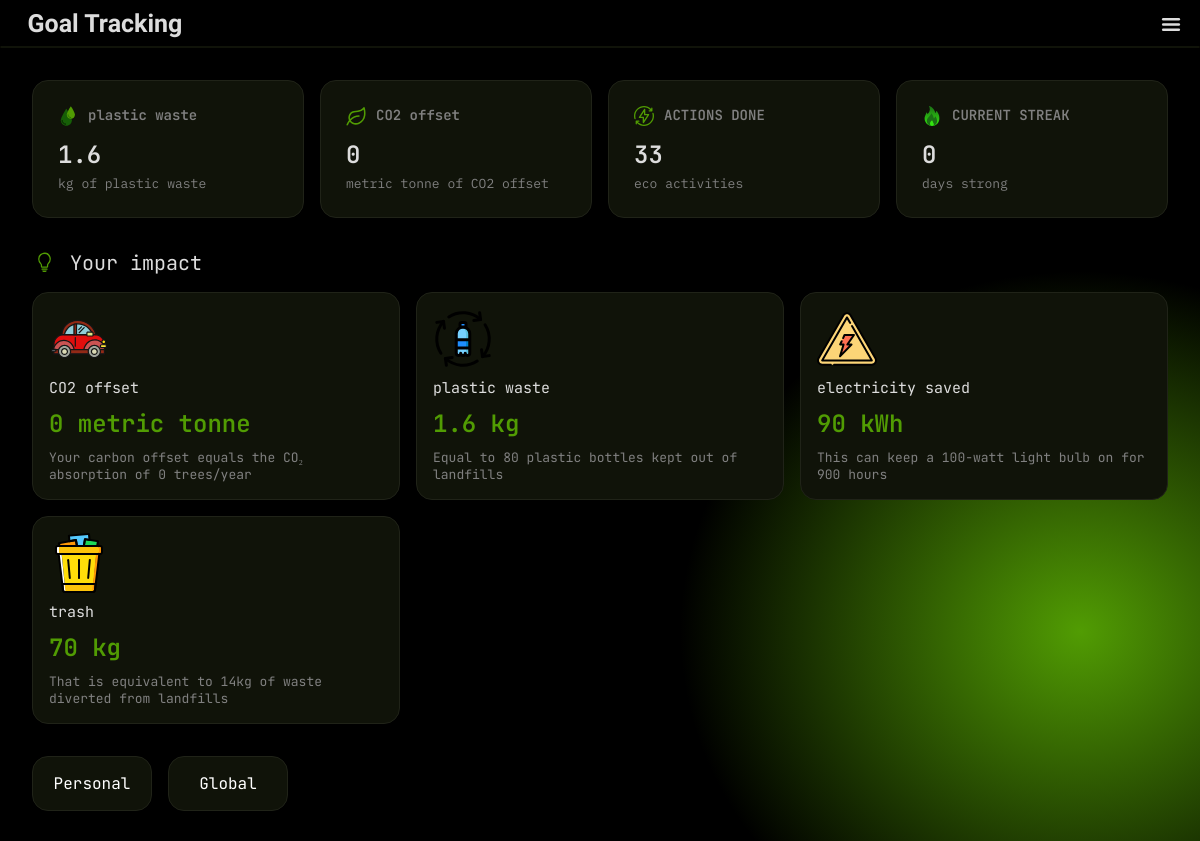
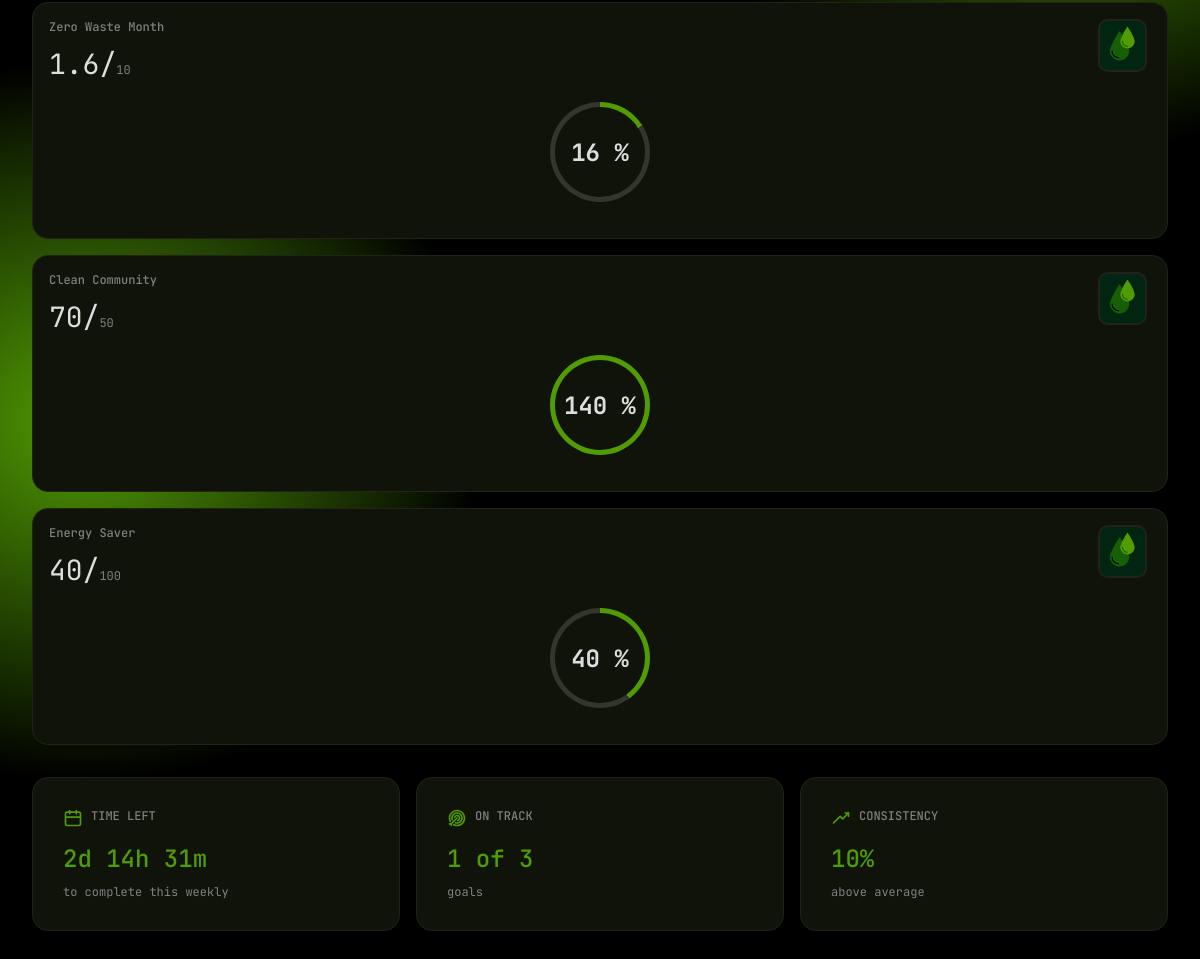
Page /goals.php (signed in) on the earlier database version (2 pictures, top to bottom).
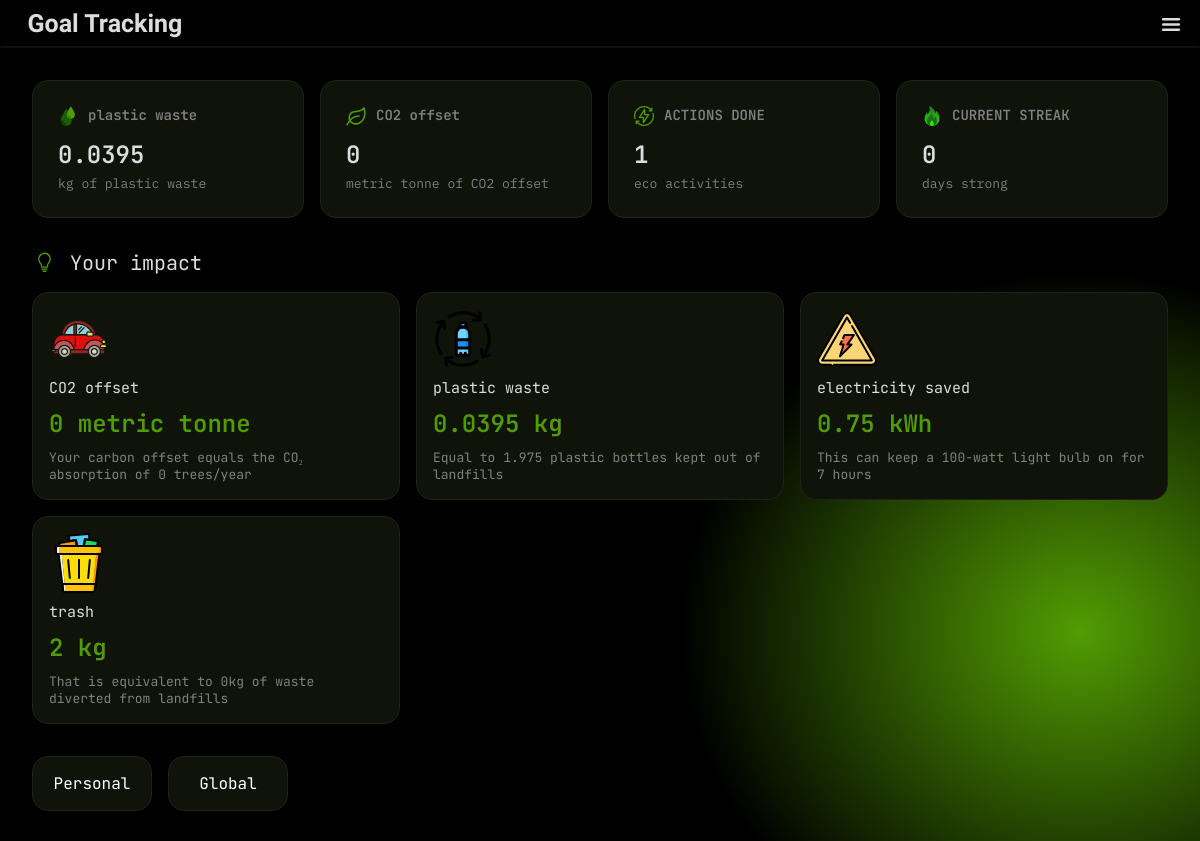
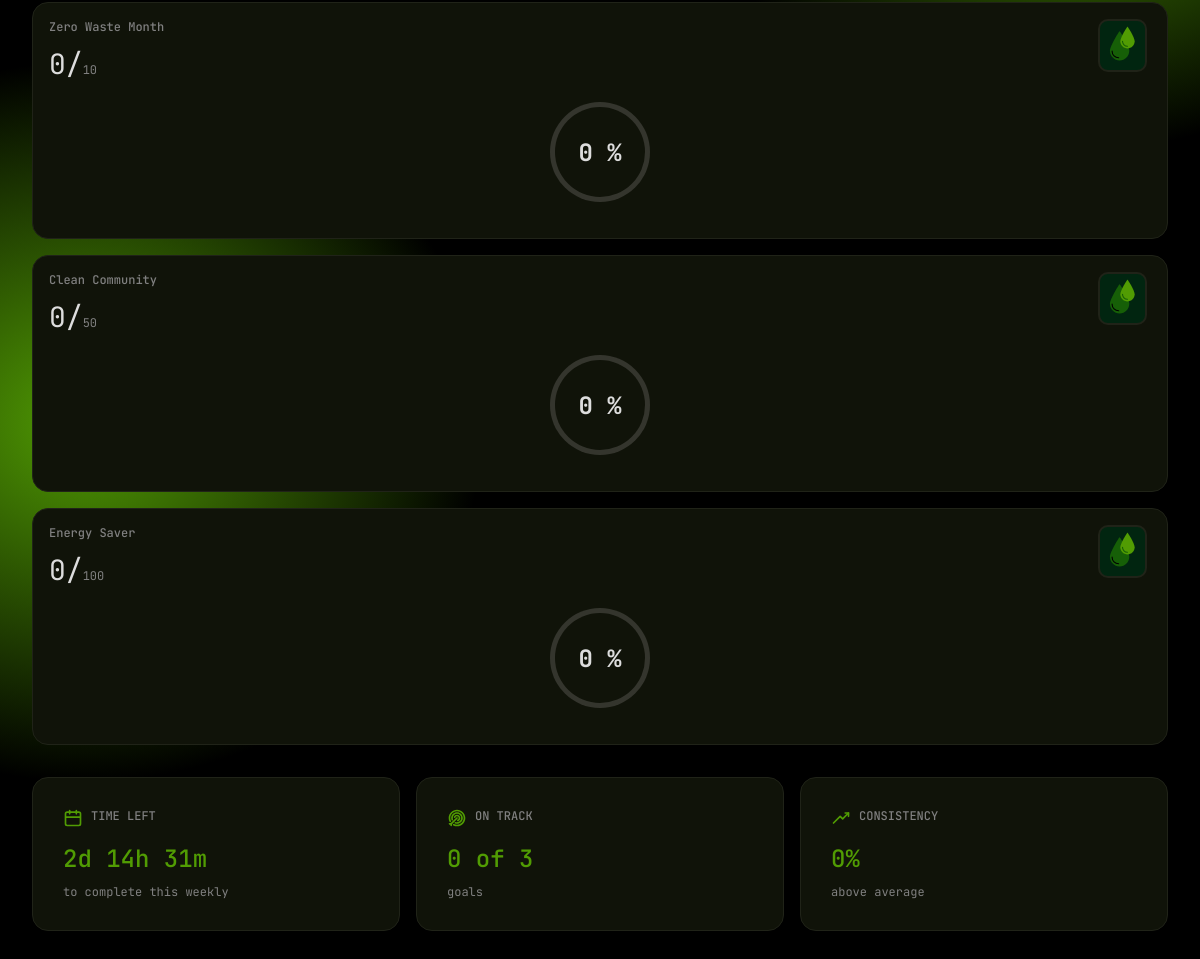
Same page on the later database version (2 pictures, top to bottom).
### tables this page shows
CREATE TABLE GOALS (
    ID VARCHAR(50) PRIMARY KEY,
    title VARCHAR(200),
    description VARCHAR(2000),
    media VARCHAR(500),
    goal_type VARCHAR(100),
    goal DECIMAL,
    starting_time INT,
    ending_time INT,

    type VARCHAR(100),
     

    FOREIGN KEY (goal_type) REFERENCES GOAL_TYPE(ID)
);

### api/users/contribution.php (called while the page is built, shortened)
<?php
function user_get_contribution_total_worded($username, $time_start = NULL, $time_end = NULL)
{
    include dirname(__DIR__) . '/conn.php';
    $query = "SELECT
    GOAL_TYPE.*, COALESCE(
        (
        SELECT
            SUM(TASK.goal_contribution * SUBMISSION.action_count) as total
            from SUBMISSION
            inner join TASK on TASK.ID = SUBMISSION.task_ID
            where
                (SUBMISSION.user = '$username') AND
                (TASK.goal_type = GOAL_TYPE.ID) " .
        ((is_null($time_start) || is_null($time_end)) ? "" : "AND (SUBMISSION.submitted_timestamp BETWEEN '$time_start' AND '$time_end')")
        . "
        )
        , 0) as total FROM GOAL_TYPE;";
    $query_result = mysqli_query($dbConnection, $query);
    $result = array();
    foreach (mysqli_fetch_all($query_result, MYSQLI_ASSOC) as $row) {
        $result[$row['ID']] = array(
            'term' => $row['term'],
            'total' => floatval($row['total']),
            'unit' => $row['unit'],
            'decimals' => intval($row['decimal_points'])
        );
    }
    return $result;
}
function user_get_actions_total($username, $time_start = NULL, $time_end = NULL)
{
    include dirname(__DIR__) . '/conn.php';
    $query = "SELECT COALESCE(SUM(action_count), 0) as total FROM SUBMISSION
              JOIN TASK on SUBMISSION.task_ID = TASK.ID
              WHERE SUBMISSION.status = 'approved' AND SUBMISSION.user = '$username'" .
        ((is_null($time_start) || is_null($time_end)) ? "" : " AND (SUBMISSION.submitted_timestamp BETWEEN '$time_start' AND '$time_end')");
    $query_result = mysqli_query($dbConnection, $query);
    $row = mysqli_fetch_assoc($query_result);
    return intval($row['total']);
}

### api/goals/functions.php (called while the page is built, shortened)
<?php
function goals_contributions_all($username, $type = NULL, $onlyActive = true)
{
    include dirname(__DIR__) . '/conn.php';
    $query = "select *, coalesce((
        select
    	sum(task.goal_contribution * submission.action_count)
	    from submission
            inner join task
            on task.ID = submission.task_ID
        where
            (submission.user = '$username') and
            (submission.status = 'approved') and
            (task.goal_type = goals.goal_type)
            " . ($onlyActive ? "and (submission.submitted_timestamp between goals.starting_time and goals.ending_time)" : "") . "
    ), 0) as total from goals
    " . (is_null($type) ? "" : "where (goals.type = '$type')");
    $queryResult = mysqli_query($dbConnection, $query);
    $result = array();
    foreach (mysqli_fetch_all($queryResult, MYSQLI_ASSOC) as $row) {
        $result[$row['ID']] = array(
            'ID' => $row['ID'],
            'title' => $row['title'],
            'description' => $row['description'],
            'media' => $row['media'],
            'goal_type' => $row['goal_type'],
            'goal' => $row['goal'],
            'starting_time' => intval($row['starting_time']),
            'ending_time' => intval($row['ending_time']),
            'type' => $row['type'],
            'total' => floatval($row['total']),
        );
    }
    return $result;
}
function goals_contributions_global()
{
    include dirname(__DIR__) . '/conn.php';
    $query = "SELECT *, COALESCE((
        SELECT
            SUM(task.goal_contribution * submission.action_count)
        FROM submission
        INNER JOIN task
        ON task.ID = submission.task_ID
        WHERE
            (submission.status = 'approved') AND
            (task.goal_type = goals.goal_type) AND
            (submission.submitted_timestamp BETWEEN goals.starting_time AND goals.ending_time)
    ), 0) AS total FROM goals
    WHERE goals.type = 'global'";
    $queryResult = mysqli_query($dbConnection, $query);
    $result = array();
    foreach (mysqli_fetch_all($queryResult, MYSQLI_ASSOC) as $row) {
        $result[$row['ID']] = array(
            'ID' => $row['ID'],
            'title' => $row['title'],
            'description' => $row['description'],
            'media' => $row['media'],
            'goal_type' => $row['goal_type'],
            'goal' => floatval($row['goal']),
            'starting_time' => intval($row['starting_time']),
            'ending_time' => intval($row['ending_time']),
            'type' => $row['type'],
            'total' => floatval($row['total']),
        );
    }
    return $result;
}
function goals_all_completed($username, $type)
{
    $result = array();
    foreach (goals_contributions_all($username) as $item) {
        if ($item['total'] >= $item['goal']) {
            $result[] = $item;
        }
    }
    return $result;
}
function goals_completion_rate($goalID = NULL)
{
    include dirname(__DIR__) . '/conn.php';
    $query = "
        SELECT
            goals.ID,
            (COUNT(DISTINCT user_totals.user) * 100.0) / (SELECT COUNT(*) FROM users) as completion_rate
        FROM goals
        LEFT JOIN (
            SELECT
                submission.user,
                task.goal_type,
                SUM(submission.action_count * task.goal_contribution) as total
            FROM submission
            INNER JOIN task ON task.ID = submission.task_ID
            WHERE submission.status = 'approved'
            GROUP BY submission.user, task.goal_type
        ) as user_totals
            ON user_totals.goal_type = goals.goal_type
            AND user_totals.total >= goals.goal
        GROUP BY goals.ID
    ";
    $queryResult = mysqli_query($dbConnection, $query);
    $result = array();
    foreach (mysqli_fetch_all($queryResult, MYSQLI_ASSOC) as $row) {
        $result[$row['ID']] = floatval($row['completion_rate']);
    }
    if (is_null($goalID)) {
        return $result;
    } else {
        return $result[$goalID];
    }
}
function goals_overall_completion_rate()
{
    $total = 0;
    $count = 0;
    foreach (goals_completion_rate() as $row) {
        $count++;
        $total += $row;
    }
    return $total / $count;
}

### goals.php (the view, shortened to what the changed rows need)
<?php
include './api/credentials.php';
include './api/users/functions.php';
include './api/users/contribution.php';
include './api/goals/functions.php';
$contribution = user_get_contribution_total_worded($username);
$actionDone = user_get_actions_total($username);
$personalProgress = goals_contributions_all($username, type: 'personal');
$globalProgress = goals_contributions_global();
$consistency = goals_overall_completion_rate();
$onTrackP = goals_all_completed($username, type: 'personal');
$allGoalsP = goals_contributions_all($username, type: 'personal');
?>
<!DOCTYPE html>
<html lang="en">
<head>
    <link rel="stylesheet" href="./styles/goals.css">
    <link rel="stylesheet" href="./styles/style.css">
</head>
<body>
    <div id="bg-color">
        <div id="elements">
            <div id="statistic">
                <div class="ststc">
                    <img src="./assets/ivp/water-drops-svgrepo-com (1).svg">
                    <p class="p1"><?php echo $contribution['plastic']['term'] ?></p>
                    <p class="p2"><?php echo $contribution['plastic']['total'] ?></p>
                    <p class="p3"><?php echo $contribution['plastic']['unit'] ?> of <?php echo $contribution['plastic']['term'] ?></p>
                </div>
                <div class="ststc">
                    <img src="./assets/ivp/bolt-thunder-svgrepo-com.svg">
                    <p class="p1">ACTIONS DONE</p>
                    <p class="p2"><?php echo $actionDone ?></p>
                    <p class="p3">eco activities</p>
                </div>
            </div>
            <div id="impact">
                <?php
                function generateImpactDescription($goalTypeId, $totalValue)
                {
                    switch ($goalTypeId) {
                        case 'carbon':
                            return "Your carbon offset equals the CO₂ absorption of " . floor($totalValue / 16) . " trees/year";
                        case 'plastic':
                            return "Equal to " . ($totalValue * 50) . " plastic bottles kept out of landfills";
                        case 'electric':
                            return "This can keep a 100-watt light bulb on for  " . floor($totalValue * 10) . " hours";
                        case 'trash':
                            return "That is equivalent to " . floor($totalValue / 5) . "kg of waste diverted from landfills";
                    }
                }
                $descriptionPlastic = generateImpactDescription('plastic', $contribution['plastic']['total']);
                $descriptionElectric = generateImpactDescription('electric', $contribution['electric']['total']);
                $descriptionTrash = generateImpactDescription('trash', $contribution['trash']['total']);
                ?>
                <div class="impt">
                    <img src="./assets/ivp/bottle-plastic-recycle-recycling-svgrepo-com.svg">
                    <p class="impt-p1"><?php echo $contribution['plastic']['term'] ?></p>
                    <p class="impt-p2"><?php echo $contribution['plastic']['total'] ?> <?php echo $contribution['plastic']['unit'] ?></p>
                    <p class="impt-p3"><?php echo $descriptionPlastic ?></p>
                </div>
                <div class="impt">
                    <img src="./assets/ivp/electric-electricity-svgrepo-com.svg">
                    <p class="impt-p1"><?php echo $contribution['electric']['term'] ?></p>
                    <p class="impt-p2"><?php echo $contribution['electric']['total'] ?> <?php echo $contribution['electric']['unit'] ?></p>
                    <p class="impt-p3"><?php echo $descriptionElectric ?></p>
                </div>
                <div class="impt">
                    <img src="./assets/ivp/trash-svgrepo-com.svg">
                    <p class="impt-p1"><?php echo $contribution['trash']['term'] ?></p>
                    <p class="impt-p2"><?php echo $contribution['trash']['total'] ?> <?php echo $contribution['trash']['unit'] ?></p>
                    <p class="impt-p3"><?php echo $descriptionTrash ?></p>
                </div>
            </div>
            <div id="goal">
                <div class="personal-goals">
                    <?php
                    foreach ($personalProgress as $row) { ?>
                        <div class="goals">
                            <p class="goals-p1"><?php echo $row['title']; ?></p>
                            <p class="goals-p2"><?php echo $row['total']; ?>/<span><?php echo $row['goal']; ?></span></p>
                            <div class="icons">
                                <img src="./assets/ivp/water-drops-svgrepo-com (1).svg" alt="">
                            </div>
                            <?php $progress = floor(($row['total'] / $row['goal']) * 100); ?>
                            <div class="progress" style="background: conic-gradient(var(--accent) calc(<?php echo ($progress) ?>%), var(--tertiary) 0) !important;">
                                <div id="thumb">
                                    <p class="percent"><?php echo $progress ?> %</p>
                                </div>
                            </div>
                        </div>
                    <?php } ?>
                </div>
            </div>
            <div id="track-info">
                <div class="info">
                    <div class="card-header">
                        <img src="./assets/ivp/target-marketing-goal-svgrepo-com.svg" alt="">
                        <p class="info-p1">ON TRACK</p>
                    </div>
                    <P class="info-p2-personal"><?php echo count($onTrackP) ?> of <?php echo count($allGoalsP); ?></P>
                    <p class="info-p3">goals</p>
                </div>
                <div class="info">
                    <div class="card-header">
                        <img src="./assets/ivp/up-trend-svgrepo-com.svg" alt="">
                        <p class="info-p1">CONSISTENCY</p>
                    </div>
                    <P class="info-p2"><?php echo $consistency ?>%</P>
                    <p class="info-p3">above average</p>
                </div>
            </div>
        </div>
    </div>
</body>
</html>

Differences in the rows shown:
changed goals "Zero Waste Month": total "1.6" → "0"; progress "16" → "0"
changed goals "Clean Community": total "70" → "0"; progress "140" → "0"
changed goals "Energy Saver": total "40" → "0"; progress "40" → "0"
Other differences:
$contribution['plastic']['total']: "1.6" → "0.0395"
$actionDone: "33" → "1"
$descriptionPlastic: "Equal to 80 plastic bottles kept out of landfills" → "Equal to 1.975 plastic bottles kept out of landfills"
$contribution['electric']['total']: "90" → "0.75"
$descriptionElectric: "This can keep a 100-watt light bulb on for 900 hours" → "This can keep a 100-watt light bulb on for 7 hours"
$contribution['trash']['total']: "70" → "2"
$descriptionTrash: "That is equivalent to 14kg of waste diverted from landfills" → "That is equivalent to 0kg of waste diverted from landfills"
count($onTrackP): "1" → "0"
$consistency: "10" → "0"
